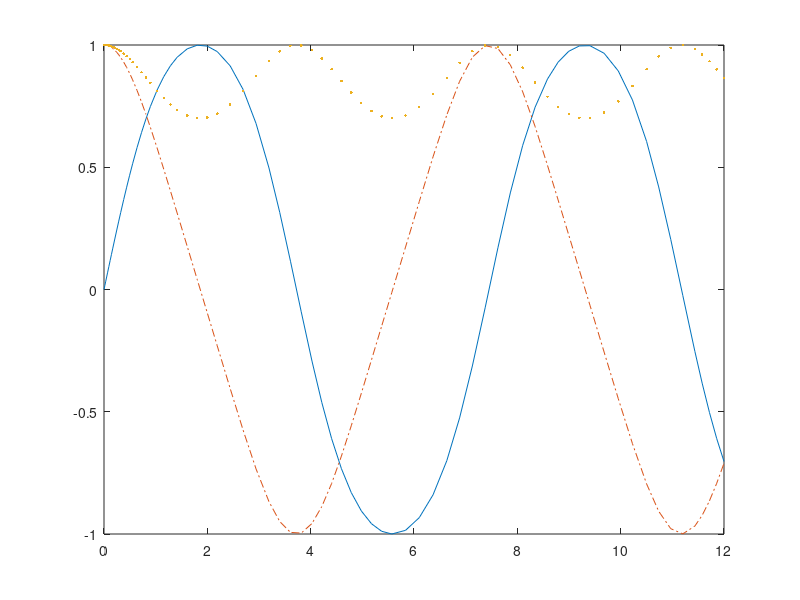

The MATLAB source for this figure:
% Definition der DGL
fun = @(t,x) [x(2)*x(3); -x(1)*x(3); -0.51*x(1)*x(2)];

% Anfangsbedingung
x0 = [0 1 1];

% Zeitspanne
t0 = 0;
tend = 12;

% Loesung:
[t,x] = ode45(fun, [t0,tend], x0);

% Ausgeben der Loesung:
plot(t,x(:,1),'-', t,x(:,2),'-.', t,x(:,3),'.')
